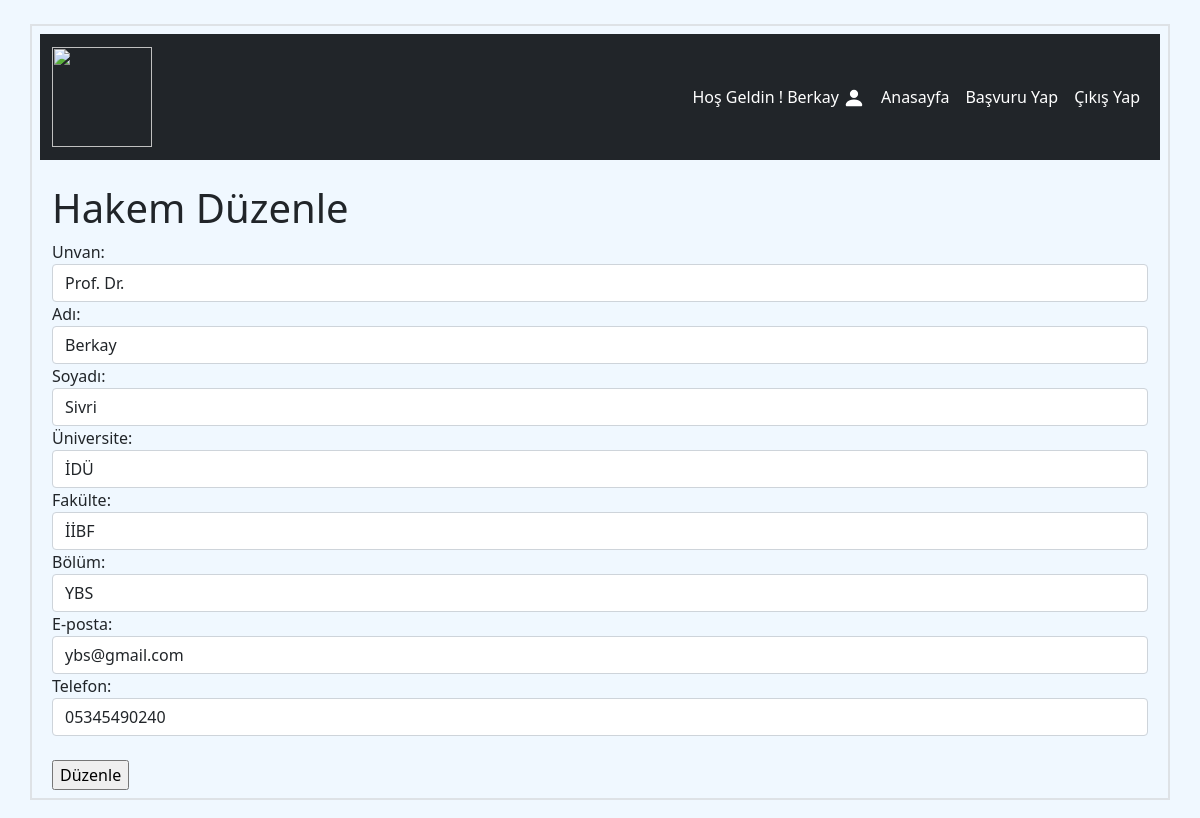
The page /altinci-adim/hakem-duzenle/8 (signed in) on the database its author committed.
### BapProje/models.py (models this page shows, shortened)
class ProjeHakemi(models.Model):
    unvan = models.CharField(max_length=255, choices=Unvan_Choices)
    basvuran = models.ForeignKey(User, on_delete=models.CASCADE)
    adi = models.CharField(max_length=50)
    soyadi = models.CharField(max_length=55)
    universite = models.CharField(max_length=255)
    fakulte = models.CharField(max_length=255)
    bolum = models.CharField(max_length=255)
    e_posta = models.EmailField()
    telefon = models.CharField(max_length=11)
    resim = models.ImageField(blank = True, upload_to= "images/")

### BapProje/views.py (the view)
# urls.py: path('altinci-adim/hakem-duzenle/<int:id>', views.Hakem_Update, name='hakem-duzenle'),
def Hakem_Update(request, id):
  hakem_duzenle = ProjeHakemi.objects.get(id=id)
  template = loader.get_template('hakem_duzenle.html')
  context = {
    'hakem_duzenle': hakem_duzenle,
  }
  return HttpResponse(template.render(context, request))

### BapProje/templates/hakem_duzenle.html (shortened to what this page needs)
{%extends 'base.html'%}
{%block content%}
    <h1>Hakem Düzenle</h1>
    <form action="duzenle-kayit/{{ hakem_duzenle.id }}" method="post">
    Unvan:<br>
    <input  name="last" class="form-control" value="{{ hakem_duzenle.unvan }} ">
    Adı:<br>
    <input name="first" class="form-control" value="{{ hakem_duzenle.adi }}">
    Soyadı:<br>
    <input name="soyad" class="form-control" value="{{ hakem_duzenle.soyadi }}">
    Üniversite:<br>
    <input name="uni" class="form-control" value="{{ hakem_duzenle.universite }}">
    Fakülte:<br>
    <input name="fakulte" class="form-control" value="{{ hakem_duzenle.fakulte }}">
    Bölüm:<br>
    <input name="bolum" class="form-control" value="{{ hakem_duzenle.bolum }}">
    E-posta:<br>
    <input name="posta" type="email" class="form-control" value="{{ hakem_duzenle.e_posta }}">
    Telefon:<br>
    <input name="tel" type="tel" class="form-control" value="{{ hakem_duzenle.telefon }}">
    <br>
    <input type="submit" value="Düzenle">
    </form>
{%endblock%}

### BapProje/templates/base.html (shortened to what this page needs)
<!doctype html>
<html lang="en">
  <head>
    <link href="https://cdn.jsdelivr.net/npm/bootstrap@5.1.3/dist/css/bootstrap.min.css" rel="stylesheet">
  </head>
  <body class="p-4" style="background-color: #F0F8FF;">
    <div class="container border border-2 p-2">
        <nav class="navbar navbar-expand-lg navbar-light bg-dark sticky-top">
            <div class="container-fluid">
                <a class="navbar-brand" href="{%url 'Home'%}"><img src="https://iibf.idu.edu.tr/educat/img/logo/logo.png" style="width: 100px;height: 100px;"></a>
                <div class="collapse navbar-collapse" id="navbarScroll">
                    <ul class="navbar-nav ms-auto my-2 my-lg-0 navbar-nav-scroll" style="--bs-scroll-height: 100px;">
                        {% if user.is_authenticated %}
                            <li class="nav-item">
                                <a class="nav-link text-white disabled" href="#">Hoş Geldin !
                                    {{user.first_name}}
                                    <svg xmlns="http://www.w3.org/2000/svg" width="22" height="22" fill="currentColor" class="bi bi-person-fill" viewBox="0 0 16 16">
                                        <path d="M3 14s-1 0-1-1 1-4 6-4 6 3 6 4-1 1-1 1H3zm5-6a3 3 0 1 0 0-6 3 3 0 0 0 0 6z"/>
                                      </svg>
                                </a>
                            </li>
                            <li class="nav-item">
                                <a class="nav-link text-white" href="{% url 'Home' %}">Anasayfa</a>
                            </li>
                            <li class="nav-item">
                                <a class="nav-link text-white" href="{% url 'basvuru-ekle' %}">Başvuru Yap</a>
                            </li>
                            <li class="nav-item">
                                <a class="nav-link active text-white" aria-current="page" href="{% url 'logout' %}">Çıkış Yap</a>
                            </li>
                        {% else %}
                            <li class="nav-item">
                                <a class="nav-link active text-white" href="{% url 'login' %}">Giriş Yap</a>
                            </li>
                        {% endif %}
                    </ul>
                </div>
            </div>
        </nav>
        <div class="container mt-4 ">
            {% block content %}
            {% load crispy_forms_tags %}
            {% endblock %}
        </div>
    </div>
  </body>
</html>

### rows shown on the page
ProjeHakemi: last "Prof. Dr.", first "Berkay", soyad "Sivri", uni "İDÜ", fakulte "İİBF", bolum "YBS", posta "ybs@gmail.com", tel "05345490240"

### other values the page prints
{{ user.first_name }} "Berkay"
